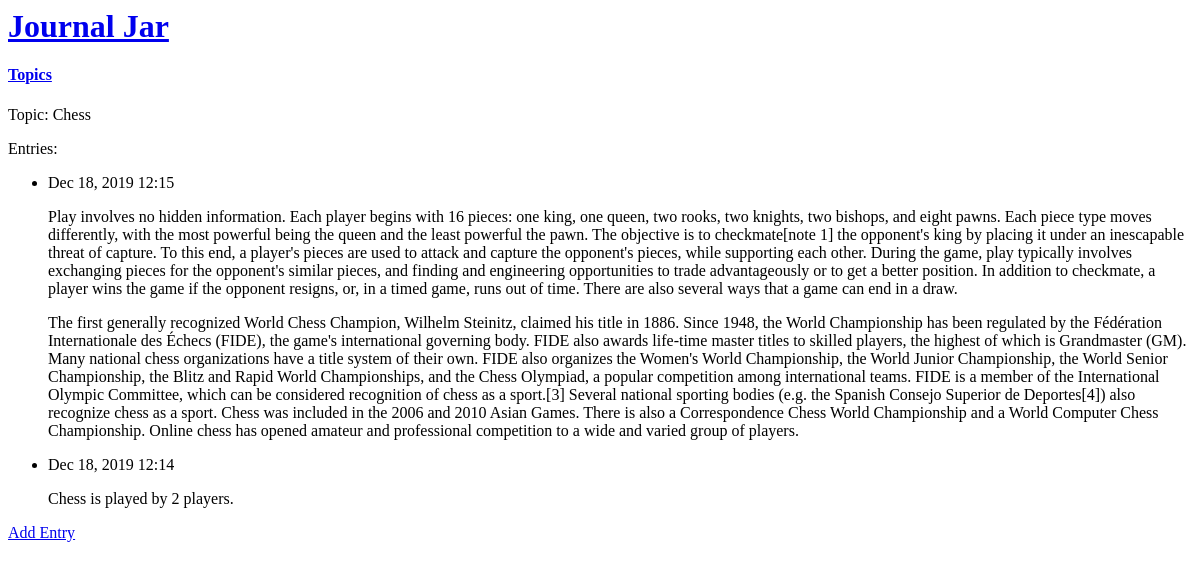
Page /topics/1/ on the earlier database version.
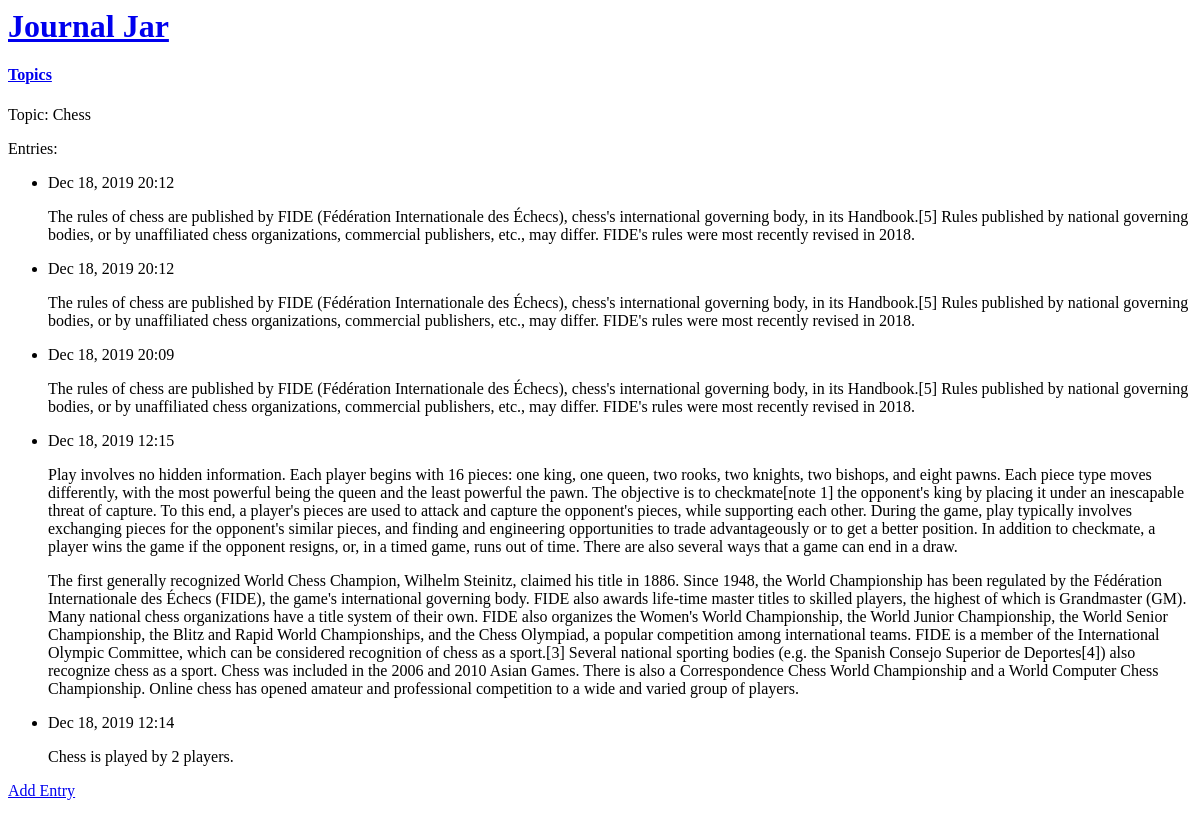
Same page on the later database version.
### jar/models.py (models this page shows, shortened)
class Topic(models.Model):
    text = models.CharField(max_length=50)
    date_added = models.DateTimeField(auto_now_add=True)
    def __str__(self):
        return self.text

class Entry(models.Model):
    topic = models.ForeignKey(Topic, on_delete = models.CASCADE)
    text = models.TextField()
    date_added = models.DateTimeField(auto_now_add=True)
    class Meta:
        verbose_name_plural = 'entries'

### jar/views.py (the view)
# urls.py: path('topics/<int:topic_id>/',views.topic, name='topic'),
def topic(request, topic_id):
    topic = Topic.objects.get(id=topic_id)
    print(topic)
    entries = topic.entry_set.order_by('-date_added')
    context = {'topic': topic, 'entries': entries}
    return render(request, 'jar/topic.html', context)

### jar/templates/jar/topic.html
{% extends 'jar/base.html' %}
{% block content %}
  <p>Topic: {{ topic }}</p>
  <p>Entries:</p>
  <ul>
    {% for entry in entries %}
    <li>
      <p>{{ entry.date_added|date:'M d, Y H:i' }}</p>
      <p>{{ entry.text|linebreaks }}</p>
    </li>
    {% empty %}
    <li>
      There are no entries for this topic yet.
    </li>
    {% endfor %}
  </ul>
  <p><a href="{% url 'jar:new_entry' topic.id%}">Add Entry</a></p>
{% endblock content %}

### jar/templates/jar/base.html
<h1>
  <a href = "{% url 'jar:index' %}">Journal Jar</a>
</h1>
<h4>
  <a href = "{% url 'jar:topics' %}">Topics</a>
</h4>
{% block content %}{% endblock content %}

Differences in the rows shown:
added Entry: date_added "Dec 18, 2019 20:12", text "The rules of chess are published by FIDE (Fédération Internationale des Échecs), chess's international governing body, in its Handbook.[5] Rules published by national governing bodies, or by unaffiliated chess organizations, commercial publishers, etc., may differ. FIDE's rules were most recently revised in 2018."
added Entry: date_added "Dec 18, 2019 20:12", text "The rules of chess are published by FIDE (Fédération Internationale des Échecs), chess's international governing body, in its Handbook.[5] Rules published by national governing bodies, or by unaffiliated chess organizations, commercial publishers, etc., may differ. FIDE's rules were most recently revised in 2018."
added Entry: date_added "Dec 18, 2019 20:09", text "The rules of chess are published by FIDE (Fédération Internationale des Échecs), chess's international governing body, in its Handbook.[5] Rules published by national governing bodies, or by unaffiliated chess organizations, commercial publishers, etc., may differ. FIDE's rules were most recently revised in 2018."
